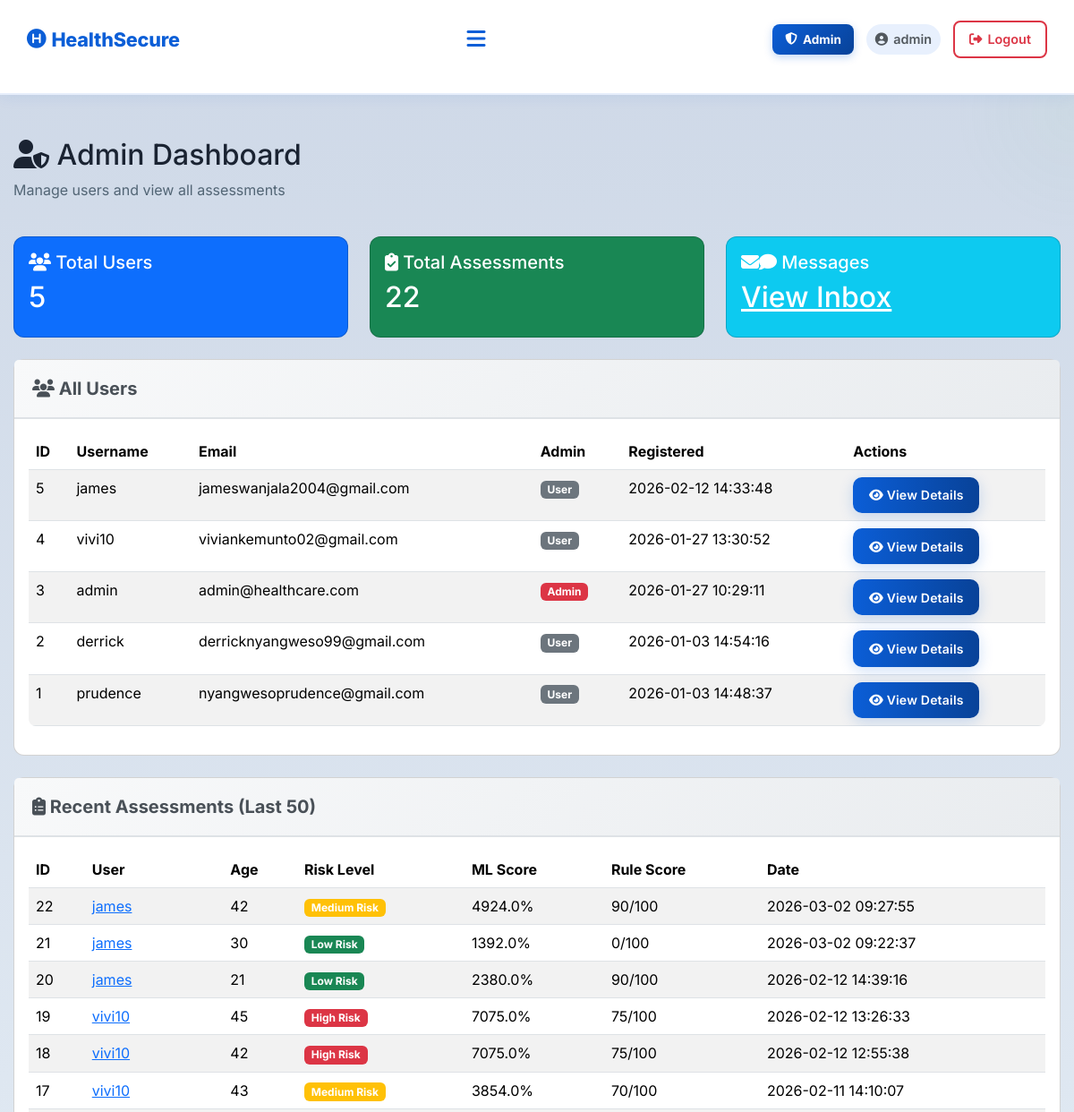
Page /admin (signed in, upper part) on the earlier database version.
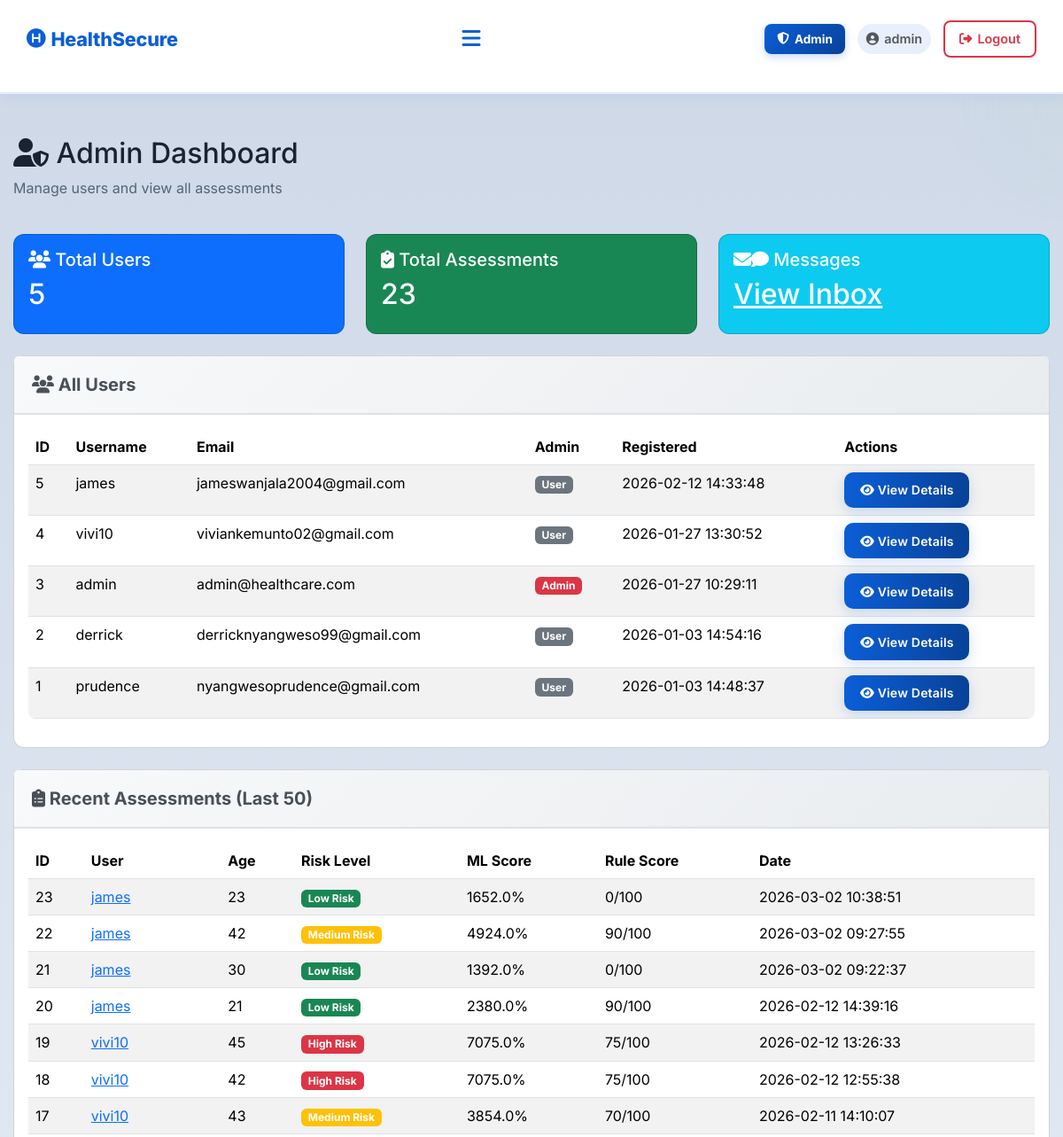
Same page on the later database version.
### tables this page shows
CREATE TABLE users (
            id INTEGER PRIMARY KEY AUTOINCREMENT,
            username TEXT UNIQUE NOT NULL,
            email TEXT UNIQUE NOT NULL,
            password TEXT NOT NULL,
            created_at TIMESTAMP DEFAULT CURRENT_TIMESTAMP
        , is_admin INTEGER DEFAULT 0);

CREATE TABLE assessments (
            id INTEGER PRIMARY KEY AUTOINCREMENT,
            user_id INTEGER NOT NULL,
            age INTEGER,
            gender TEXT,
            marital_status TEXT,
            employment_status TEXT,
            income REAL,
            children INTEGER,
            education_level TEXT,
            residence_type TEXT,
            chronic_illness TEXT,
            family_size INTEGER,
            healthcare_knowledge TEXT,
            hospital_visit_gap REAL,
            routine_checkups INTEGER,
            cancer_screening INTEGER,
            dental_checkup INTEGER,
            mental_health_support INTEGER,
            risk_level TEXT,
            probability REAL,
            created_at TIMESTAMP DEFAULT CURRENT_TIMESTAMP, rule_based_score INTEGER DEFAULT 0, rule_based_category TEXT DEFAULT "Unknown",
            FOREIGN KEY (user_id) REFERENCES users (id)
        );

### app.py (the view)
@app.route('/admin')
@admin_required
def admin_dashboard():
    conn = get_db_connection()
    users = conn.execute('SELECT * FROM users ORDER BY created_at DESC').fetchall()
    total_assessments = conn.execute('SELECT COUNT(*) as count FROM assessments').fetchone()['count']
    recent_assessments = conn.execute('''
        SELECT a.*, u.username, u.email
        FROM assessments a
        JOIN users u ON a.user_id = u.id
        ORDER BY a.created_at DESC
        LIMIT 50
    ''').fetchall()
    conn.close()
    return render_template('admin_dashboard.html',
                          username=session.get('username'),
                          users=users,
                          total_assessments=total_assessments,
                          recent_assessments=recent_assessments)

### app.py (called while the page is built)
def get_db_connection():
    conn = sqlite3.connect(DATABASE)
    conn.row_factory = sqlite3.Row
    return conn

def is_admin():
    return bool(session.get('logged_in')) and session.get('is_admin', 0) == 1

def admin_required(f):
    from functools import wraps
    @wraps(f)
    def decorated_function(*args, **kwargs):
        if not session.get('logged_in'):
            flash('Please log in to access this page.', 'warning')
            return redirect(url_for('login'))
        if not is_admin():
            flash('Access denied. Admin privileges required.', 'danger')
            return redirect(url_for('index'))
        return f(*args, **kwargs)
    return decorated_function

### templates/admin_dashboard.html (shortened to what the changed rows need)
{% extends 'base.html' %}
{% block extra_css %}
<link rel="stylesheet" href="{{ url_for('static', filename='css/admin.css') }}">
{% endblock %}
{% block content %}
<div class="container mt-5">
    <div class="row mb-4">
        <div class="col-12">
            <h2><i class="fas fa-user-shield"></i> Admin Dashboard</h2>
        </div>
    </div>
    <div class="row mb-4">
        <div class="col-md-4">
            <div class="card bg-primary text-white">
                <div class="card-body">
                    <h2>{{ users|length }}</h2>
                </div>
            </div>
        </div>
        <div class="col-md-4">
            <div class="card bg-success text-white">
                <div class="card-body">
                    <h5 class="card-title"><i class="fas fa-clipboard-check"></i> Total Assessments</h5>
                    <h2>{{ total_assessments }}</h2>
                </div>
            </div>
        </div>
        <div class="col-md-4">
            <div class="card bg-info text-white">
                <div class="card-body">
                    <h2><a href="{{ url_for('contact') }}" class="text-white">View Inbox</a></h2>
                </div>
            </div>
        </div>
    </div>
    <div class="card mb-4">
        <div class="card-body">
            <div class="table-responsive">
                <table class="table table-striped table-hover">
                    <thead>
                        <tr>
                            <th>ID</th>
                            <th>Username</th>
                            <th>Email</th>
                            <th>Admin</th>
                            <th>Registered</th>
                            <th>Actions</th>
                        </tr>
                    </thead>
                    <tbody>
                        {% for user in users %}
                        <tr>
                            <td>{{ user.id }}</td>
                            <td>{{ user.username }}</td>
                            <td>{{ user.email }}</td>
                            <td>
                                {% if user.is_admin == 1 %}
                                <span class="badge bg-danger">Admin</span>
                                {% else %}
                                <span class="badge bg-secondary">User</span>
                                {% endif %}
                            </td>
                            <td>{{ user.created_at }}</td>
                            <td>
                                <a href="{{ url_for('admin_view_user', user_id=user.id) }}" class="btn btn-sm btn-primary">
                                    <i class="fas fa-eye"></i> View Details
                                </a>
                            </td>
                        </tr>
                        {% endfor %}
                    </tbody>
                </table>
            </div>
        </div>
    </div>
    <div class="card">
        <div class="card-body">
            <div class="table-responsive">
                <table class="table table-striped table-hover">
                    <thead>
                        <tr>
                            <th>ID</th>
                            <th>User</th>
                            <th>Age</th>
                            <th>Risk Level</th>
                            <th>ML Score</th>
                            <th>Rule Score</th>
                            <th>Date</th>
                        </tr>
                    </thead>
                    <tbody>
                        {% for assessment in recent_assessments %}
                        <tr>
                            <td>{{ assessment.id }}</td>
                            <td>
                                <a href="{{ url_for('admin_view_user', user_id=assessment.user_id) }}">
                                    {{ assessment.username }}
                                </a>
                            </td>
                            <td>{{ assessment.age }}</td>
                            <td>
                                {% if assessment.risk_level == 'High Risk' %}
                                <span class="badge bg-danger">{{ assessment.risk_level }}</span>
                                {% elif assessment.risk_level == 'Medium Risk' %}
                                <span class="badge bg-warning">{{ assessment.risk_level }}</span>
                                {% else %}
                                <span class="badge bg-success">{{ assessment.risk_level }}</span>
                                {% endif %}
                            </td>
                            <td>{{ (assessment.probability * 100)|round(1) }}%</td>
                            <td>{{ assessment.rule_based_score }}/100</td>
                            <td>{{ assessment.created_at }}</td>
                        </tr>
                        {% endfor %}
                    </tbody>
                </table>
            </div>
        </div>
    </div>
</div>
{% endblock %}

### templates/base.html (shortened to what this page needs)
<!DOCTYPE html>
<html lang="en">
<head>
    <link rel="stylesheet" href="https://cdn.jsdelivr.net/npm/bootstrap@5.3.2/dist/css/bootstrap.min.css">
    <link rel="stylesheet" href="https://cdnjs.cloudflare.com/ajax/libs/font-awesome/6.4.0/css/all.min.css">
    <link rel="stylesheet" href="{{ url_for('static', filename='css/base.css') }}">
    <link rel="stylesheet" href="{{ url_for('static', filename='css/style.css') }}">
    {% block extra_css %}{% endblock %}
</head>
<body>
<nav class="navbar" role="navigation" aria-label="Main navigation">
    <a href="{{ url_for('index') }}" class="logo" aria-label="HealthSecure Home">
        <i class="fa-solid fa-circle-h" aria-hidden="true"></i> HealthSecure
    </a>
    <button class="hamburger-menu" id="hamburgerBtn" aria-label="Toggle navigation" aria-expanded="false" aria-controls="navLinks">
        <i class="fa-solid fa-bars" aria-hidden="true"></i>
    </button>
    <div class="nav-right">
        {% if session.logged_in %}
            {% if session.is_admin == 1 %}
                <a href="{{ url_for('admin_dashboard') }}" class="nav-admin-link">
                    <i class="fa-solid fa-shield-halved" aria-hidden="true"></i> Admin
                </a>
            {% endif %}
            <span class="nav-username">
                <i class="fa-solid fa-circle-user" aria-hidden="true"></i> {{ session.username }}
            </span>
            <a href="{{ url_for('logout') }}" class="nav-auth-link nav-logout-link">
                <i class="fas fa-sign-out-alt" aria-hidden="true"></i> Logout
            </a>
        {% endif %}
    </div>
</nav>
<main id="main-content">
    {% block content %}{% endblock %}
</main>
</body>
</html>

Differences in the rows shown:
added assessments: id "23", username "james", age "23", risk_level "Low Risk", (assessment.probability*100)|round(1) "1652.0", rule_based_score "0", created_at "2026-03-02 10:38:51"
Other differences:
{{ total_assessments }}: "22" → "23"
